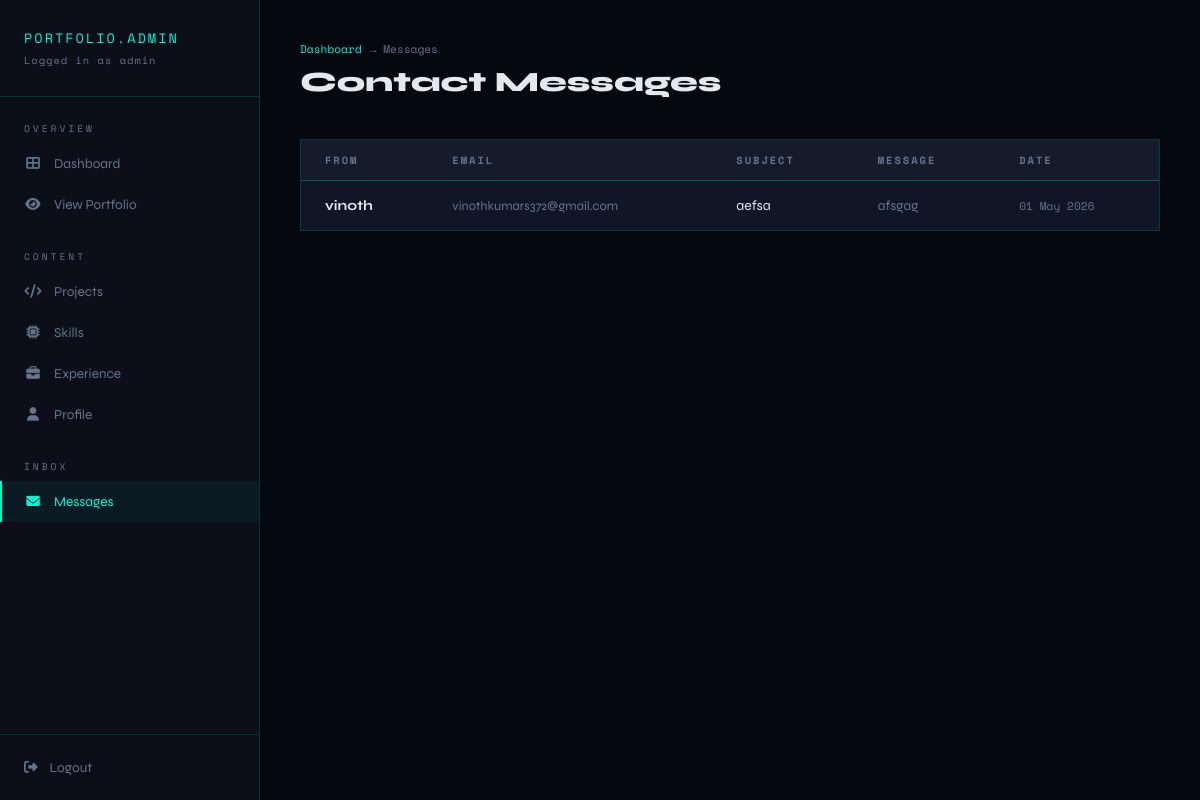
The page /dashboard/messages/ (signed in) on the database its author committed.
### portfolio/models.py (models this page shows, shortened)
class ContactMessage(models.Model):
    name = models.CharField(max_length=100)
    email = models.EmailField()
    subject = models.CharField(max_length=200)
    message = models.TextField()
    sent_at = models.DateTimeField(auto_now_add=True)
    is_read = models.BooleanField(default=False)
    class Meta:
        ordering = ['-sent_at']

### portfolio/views.py (the view)
# urls.py: path('dashboard/messages/', views.message_list, name='message_list'),
@login_required
def message_list(request):
    msgs = ContactMessage.objects.all()
    ContactMessage.objects.filter(is_read=False).update(is_read=True)
    return render(request, 'portfolio/crud/message_list.html', {'messages_list': msgs})

### templates/portfolio/crud/message_list.html (shortened to what this page needs)
{% extends 'portfolio/dashboard_base.html' %}
{% block nav_messages %}active{% endblock %}
{% block content %}
<div class="page-header">
  <div class="breadcrumb"><a href="{% url 'dashboard' %}">Dashboard</a> → Messages</div>
  <h1 class="page-title">Contact Messages</h1>
</div>
<div class="data-table-wrap">
  <table class="data-table">
    <thead><tr><th>From</th><th>Email</th><th>Subject</th><th>Message</th><th>Date</th></tr></thead>
    <tbody>
      {% for msg in messages_list %}
      <tr>
        <td><strong>{{ msg.name }}</strong></td>
        <td style="color:var(--muted);font-size:.8rem">{{ msg.email }}</td>
        <td>{{ msg.subject }}</td>
        <td style="color:var(--muted);font-size:.85rem">{{ msg.message|truncatechars:60 }}</td>
        <td style="font-family:var(--font-mono);font-size:.7rem;color:var(--muted)">{{ msg.sent_at|date:"d M Y" }}</td>
      </tr>
      {% empty %}
      <tr><td colspan="5" style="color:var(--muted);text-align:center;padding:2rem">No messages received yet.</td></tr>
      {% endfor %}
    </tbody>
  </table>
</div>
{% endblock %}

### templates/portfolio/dashboard_base.html (shortened to what this page needs)
<!DOCTYPE html>
<html lang="en">
<head>
{% load static %}
<link rel="stylesheet" href="{% static 'css/dashboard.css' %}">
<link rel="stylesheet" href="https://cdnjs.cloudflare.com/ajax/libs/font-awesome/6.4.0/css/all.min.css">
</head>
<body>
<aside class="sidebar">
  <div class="sidebar-logo">
    PORTFOLIO.ADMIN
    <span>Logged in as {{ request.user.username }}</span>
  </div>
  <nav class="sidebar-nav">
    <div class="nav-group">
      <div class="nav-group-label">Overview</div>
      <a href="{% url 'dashboard' %}" class="nav-item {% block nav_dashboard %}{% endblock %}">
        <span class="nav-item-icon"><i class="fas fa-th-large"></i></span> Dashboard
      </a>
      <a href="/" class="nav-item" target="_blank">
        <span class="nav-item-icon"><i class="fas fa-eye"></i></span> View Portfolio
      </a>
    </div>
    <div class="nav-group">
      <div class="nav-group-label">Content</div>
      <a href="{% url 'project_list' %}" class="nav-item {% block nav_projects %}{% endblock %}">
        <span class="nav-item-icon"><i class="fas fa-code"></i></span> Projects
      </a>
      <a href="{% url 'skill_list' %}" class="nav-item {% block nav_skills %}{% endblock %}">
        <span class="nav-item-icon"><i class="fas fa-microchip"></i></span> Skills
      </a>
      <a href="{% url 'experience_list' %}" class="nav-item {% block nav_experience %}{% endblock %}">
        <span class="nav-item-icon"><i class="fas fa-briefcase"></i></span> Experience
      </a>
      <a href="{% url 'profile_edit' %}" class="nav-item {% block nav_profile %}{% endblock %}">
        <span class="nav-item-icon"><i class="fas fa-user"></i></span> Profile
      </a>
    </div>
    <div class="nav-group">
      <div class="nav-group-label">Inbox</div>
      <a href="{% url 'message_list' %}" class="nav-item {% block nav_messages %}{% endblock %}">
        <span class="nav-item-icon"><i class="fas fa-envelope"></i></span> Messages
      </a>
    </div>
  </nav>
  <div class="sidebar-footer">
    <a href="{% url 'admin_logout' %}" class="logout-btn">
      <i class="fas fa-sign-out-alt"></i> Logout
    </a>
  </div>
</aside>
<main class="main-content">
  {% block content %}{% endblock %}
</main>
</body>
</html>

### static/css/dashboard.css (style rules this page uses)
:root { --bg: #060810; --bg2: #0c0f1a; --bg3: #111827; --neon: #00f5d4; --neon2: #7c3aed; --neon3: #f72585; --text: #e2e8f0; --muted: #64748b; --border: rgba(0,245,212,0.15); --card: rgba(17,24,39,0.9); --font-display: 'Syne', sans-serif; --font-mono: 'Space Mono', monospace; }
*, *::before, *::after { box-sizing: border-box; margin: 0; padding: 0; }
body { background: var(--bg); color: var(--text); font-family: var(--font-display); display: flex; min-height: 100vh; }
.sidebar { width: 260px; min-height: 100vh; background: var(--bg2); border-right: 1px solid var(--border); position: fixed; left: 0; top: 0; display: flex; flex-direction: column; z-index: 50; }
.sidebar-logo { padding: 1.75rem 1.5rem; border-bottom: 1px solid var(--border); font-family: var(--font-mono); font-size: 0.85rem; color: var(--neon); letter-spacing: 2px; }
.sidebar-logo span { color: var(--muted); display: block; font-size: 0.65rem; margin-top: 0.25rem; letter-spacing: 1px; }
.sidebar-nav { flex: 1; padding: 1.5rem 0; }
.nav-group { margin-bottom: 1.5rem; }
.nav-group-label { font-family: var(--font-mono); font-size: 0.6rem; color: var(--muted); letter-spacing: 3px; text-transform: uppercase; padding: 0 1.5rem; margin-bottom: 0.5rem; }
.nav-item { display: flex; align-items: center; gap: 0.75rem; padding: 0.75rem 1.5rem; color: var(--muted); text-decoration: none; font-size: 0.85rem; transition: all 0.2s; position: relative; }
.nav-item:hover, .nav-item.active { color: var(--neon); background: rgba(0,245,212,0.05); }
.nav-item.active::before { content: ''; position: absolute; left: 0; top: 0; bottom: 0; width: 2px; background: var(--neon); }
.nav-item-icon { width: 18px; text-align: center; font-size: 0.85rem; }
.sidebar-footer { padding: 1.5rem; border-top: 1px solid var(--border); }
.logout-btn { display: flex; align-items: center; gap: 0.75rem; color: var(--muted); text-decoration: none; font-size: 0.85rem; transition: color 0.2s; background: none; border: none; cursor: pointer; width: 100%; }
.main-content { margin-left: 260px; flex: 1; padding: 2.5rem; min-height: 100vh; }
.page-header { margin-bottom: 2.5rem; }
.page-title { font-size: 1.75rem; font-weight: 800; color: var(--text); }
.breadcrumb { display: flex; align-items: center; gap: 0.5rem; font-family: var(--font-mono); font-size: 0.7rem; color: var(--muted); margin-bottom: 0.5rem; }
.breadcrumb a { color: var(--neon); text-decoration: none; }
.data-table-wrap { background: var(--card); border: 1px solid var(--border); overflow: hidden; }
.data-table { width: 100%; border-collapse: collapse; }
.data-table th { padding: 0.75rem 1.5rem; text-align: left; font-family: var(--font-mono); font-size: 0.65rem; color: var(--muted); letter-spacing: 2px; text-transform: uppercase; border-bottom: 1px solid var(--border); background: rgba(255,255,255,0.02); }
.data-table td { padding: 1rem 1.5rem; border-bottom: 1px solid rgba(255,255,255,0.04); font-size: 0.875rem; }
.data-table tr:last-child td { border-bottom: none; }

### rows shown on the page
ContactMessage: name "vinoth", email "vinothkumars372@gmail.com", subject "aefsa", message "afsgag", sent_at "01 May 2026"

### other values the page prints
{{ request.user.username }} "admin"
